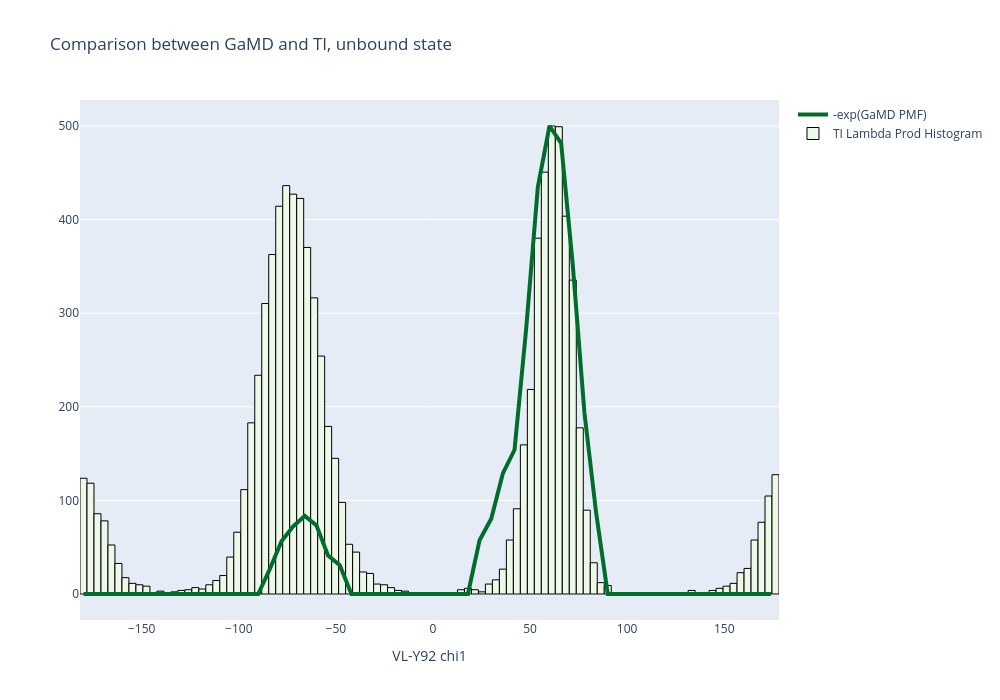

Notebook code for this chart:
### Markdown cell above
### Comparing sampling during TI with 1-D GaMD pmf of VL-Y92 chi1 (unbound state)

In the unbound state, the VL-Y92 chi rotamer is a bit more flexible, revealing two predominant microstates. The leftmost one mirrors the one in the bound state, and then a smaller microstate on the right also appears.

### Code cell
os.chdir("../../gamd_pmfs/VL-Y92A")
y92c1_ub = get_pmf("pmf-c2-Y92_chi1_unbound.dat.xvg")

fig = plot_pmf_TI_1D_fig(
    y92c1_ub, geom_dvdls_ub, "Y312_chi1", 500, 100
).update_xaxes(
    title="VL-Y92 chi1"
).update_layout(
    width=1000,
    height=700,
    title="Comparison between GaMD and TI, unbound state"
)
fig.show(
    renderer="jupyterlab"
)

a1ub = y92c1_ub[y92c1_ub["X"] < 0]["pop"].sum()
a2ub = y92c1_ub[y92c1_ub["X"] > 0]["pop"].sum()

a1ub_prop = a1ub/(a1ub + a2ub)
a2ub_prop = a2ub/(a1ub + a2ub)
